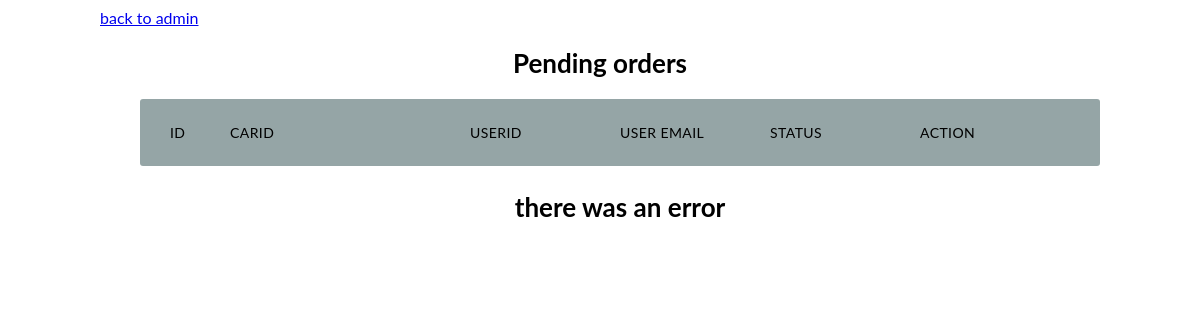
The app's page /Admin/dynamic/pending.php, older data.
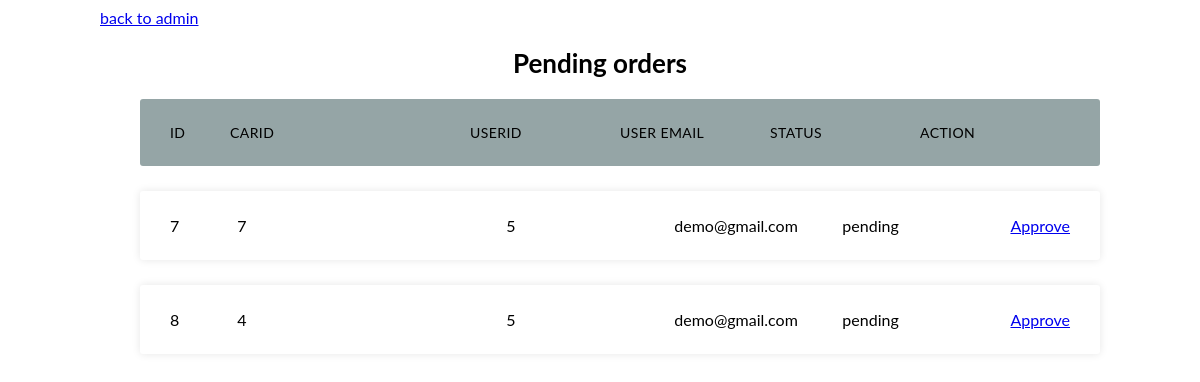
The same page, newer data.
### tables this page shows
CREATE TABLE `reservations` (
  `id` int(100) NOT NULL,
  `userid` int(100) NOT NULL,
  `usermail` varchar(30) NOT NULL,
  `carid` int(100) NOT NULL,
  `status` varchar(10) NOT NULL,
  `carmodel` varchar(20) NOT NULL
);

### Admin/dynamic/pending.php (the view, shortened to what this page needs)
<?php
include ("connection.php");
?>
<!DOCTYPE html>
<html>
<head>
    <link rel="stylesheet" href="../css/allcarsstyle.css">
</head>
<body>
    <div class="container">
        <a href="../index.php">back to admin</a>
        <h2>Pending orders<small></small></h2>
        <ul class="responsive-table">
            <li class="table-header">
                <div class="col col-1">Id</div>
                <div class="col col-2">carid</div>
                <div class="col col-3">userid</div>
                <div class="col col-3">user email</div>
                <div class="col col-3">status</div>
                <div class="col col-4">Action</div>
            </li>
            <?php
    $sql = "SELECT * FROM reservations";
    $resultforindex = $conn->query($sql);
    if(mysqli_num_rows($resultforindex)>0){
     $row = mysqli_fetch_all($resultforindex, MYSQLI_ASSOC);
         for($i=0; $i<count($row); $i++){
    ?>
            <li class="table-row">
                <div class="col col-1" data-label="Id"><?php echo $row[$i]["id"];?></div>
                <div class="col col-2" data-label="Model"><?php echo $row[$i]["carid"];?></div>
                <div class="col col-3" data-label="category"><?php echo $row[$i]["userid"];?></div>
                <div class="col col-3" data-label="category"><?php echo $row[$i]["usermail"];?></div>
                <div class="col col-3" data-label="category"><?php echo $row[$i]["status"];?></div>
                <div class="col col-5" data-label="Action"><a
                        href="approve.php?id=<?php echo $row[$i]['id'];?>">Approve</a></div>
            </li>
            <?php
         }} else {
           ?>
            <h2>there was an error</h2>
            <?php
           }
           ?>
        </ul>
    </div>
</body>

Row changes from the older to the newer data that the page shows:
added reservations: id "7", carid "7", userid "5", usermail "demo@gmail.com", status "pending"
added reservations: id "8", carid "4", userid "5", usermail "demo@gmail.com", status "pending"
Text that changed along with them:
text no longer shown: "there was an error"
